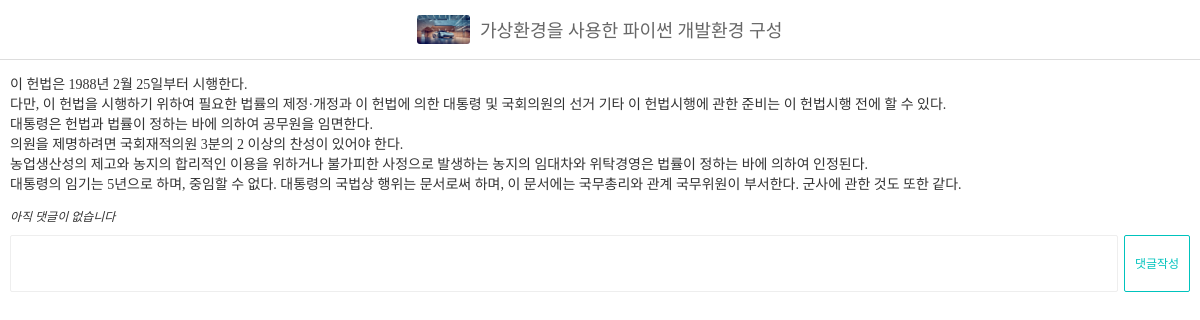
Page /posts/2/ on the committed database.
### blog/models.py (models this page shows, shortened)
class Post(models.Model):
    title = models.CharField("포스트 제목", max_length=100)
    content = models.TextField("포스트 내용")
    thumbnail = models.ImageField("썸네일 이미지", upload_to="post", blank=True)

### blog/views.py (the view)
# urls.py: path("posts/<int:post_id>/", views.post_detail),
def post_detail(request, post_id):
    post = Post.objects.get(id=post_id) # id값이 URL에서 받은 post_id 값인 Post객체
    if request.method == "POST": # method가 POST일 때
        comment_content = request.POST["comment"] #textarea의 name 속성값(comment)를 가져옴
        Comment.objects.create(
            post=post, content=comment_content)
    context = {
        "post" : post
    }
    return render(request, "post_detail.html", context)

### blog/templates/post_detail.html (shortened to what this page needs)
{% load static %}
<!DOCTYPE html>
<html lang="ko">
    <head>
        <link rel="stylesheet" href="{% static 'css/style.css' %}">
    </head>
    <body>
        <div id="navbar">
            {% if post.thumbnail %}
            <img src="{{ post.thumbnail.url }}">
            {% endif %}
            <span>{{ post.title }}</span>
        </div>
        <div id="post-detail">
            <p>{{ post.content|linebreaksbr }}</p>
            <ul class="comments">
                {% for comment in post.comment_set.all %}
                <li class="comment">
                    {{ comment.content }}
                    <button type="delete" button_size="50%">댓글삭제</button>
                </li>
                {% empty %}
                <li class="comment-empty">아직 댓글이 없습니다</li>
                {% endfor %}
            </ul>
            <form method="POST">
                <textarea name="comment"></textarea>
                <button type="submit" class="btn btn-primary">댓글작성</button>
            </form>
        </div>
    </body>
</html>

### static/css/style.css (style rules this page uses)
ul, ol { list-style: none; padding: 0; margin: 0; }
html { margin: 0; font-family: "Noto Sans KR", serif; font-weight: 300; font-size: 14px; color: #333; height: 100%; }
body { margin: 0; height: 100%; }
#navbar { position: fixed; top: 0; width: 100%; z-index: 999; display: flex; flex-direction: row; flex-wrap: nowrap; justify-content: center; align-items: center; background-color: rgba(255, 255, 255, 0.9); color: #666; font-size: 1.3rem; height: 59px; border-bottom: 1px solid #ddd; }
#navbar > span { margin-top: -2px; }
#navbar img { height: 29.5px; border-radius: 3px; margin-right: 10px; }
.btn { width: 66px; height: 30px; line-height: 25px; background-color: #fff; border-radius: 15px; transition-duration: 0.3s; transition-timing-function: ease; font-size: 12px; cursor: pointer; text-align: center; }
.btn-primary { border: 1px solid #00c3bd; color: #00c3bd; }
ul.comments { font-size: 12px; }
ul.comments > li.comment-empty { font-style: italic; }
#post-detail { padding: 59px 10px; }
#post-detail > form { width: 100%; margin-top: 10px; display: flex; }
#post-detail > form > textarea { border: 1px solid #eee; padding: 10px; box-sizing: border-box; resize: none; border-radius: 2px; flex-grow: 1; margin-right: 6px; }
#post-detail > form > button { height: 57px; line-height: 50px; border-radius: 2px; }

### rows in the picture
Post: thumbnail (picture), title "가상환경을 사용한 파이썬 개발환경 구성", content "이 헌법은 1988년 2월 25일부터 시행한다. 다만, 이 헌법을 시행하기 위하여 필요한 법률의 제정·개정과 이 헌법에 의한 대통령 및 국회의원의 선거 기타 이 헌법시행에 관한 준비는 이 헌법시행 전에 할 수 있다. 대통령은 헌법과 법률이 정하는 바에 의하여 공무원을 임면한다. 의원을 제명하려면 국회재적의원 3분의 2 이상의 찬성이 있어야 한다. 농업생산성의 제고와 농지의 합리적인 이용을 위하거나 불가피한 사정으로 발생하는 농지의 임대차와 위탁경영은 법률이 정하는 바에 의하여 인정된다. 대통령의 임기는 5년으로 하며, 중임할 수 없다. 대통령의 국법상 행위는 문서로써 하며, 이 문서에는 국무총리와 관계 국무위원이 부서한다. 군사에 관한 것도 또한 같다."
